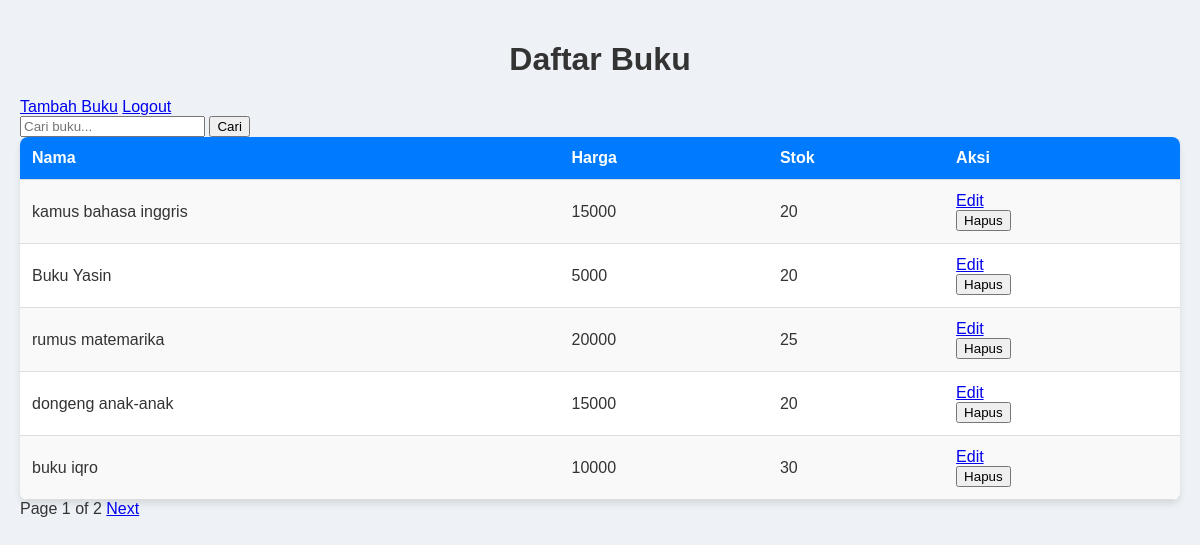
The page / on the database its author committed.
### app.py (models this page shows)
class Buku(db.Model):
    id = db.Column(db.Integer, primary_key=True)
    nama = db.Column(db.String(255), nullable=False)
    harga = db.Column(db.Float, nullable=False)
    stok = db.Column(db.Integer, nullable=False)

### app.py (the view)
@app.route('/')
def index():
    page = request.args.get('page', 1, type=int)
    search_query = request.args.get('search', '')
    query = Buku.query
    if search_query:
        query = query.filter(Buku.nama.ilike(f'%{search_query}%'))
    books = query.paginate(page=page, per_page=5, error_out=False)
    return render_template('index.html', books=books.items, pagination=books, search_query=search_query)

### templates/index.html (shortened to what this page needs)
<!DOCTYPE html>
<html lang="en">
  <head>
    <link
      rel="stylesheet"
      href="{{ url_for('static', filename='style.css') }}"
    />
  </head>
  <body>
    <h1>Daftar Buku</h1>
    <a href="{{ url_for('add_book') }}">Tambah Buku</a>
    <a href="{{ url_for('logout') }}">Logout</a>
    <form action="{{ url_for('index') }}" method="GET">
      <input type="text" name="search" placeholder="Cari buku..." value="{{ search_query }}">
      <button type="submit">Cari</button>
  </form>
    <table>
      <tr>
        <th>Nama</th>
        <th>Harga</th>
        <th>Stok</th>
        <th>Aksi</th>
      </tr>
      {% for book in books %}
      <tr>
        <td>{{ book.nama }}</td>
        <td>{{ book.harga }}</td>
        <td>{{ book.stok }}</td>
        <td>
          <a href="{{ url_for('edit_book', book_id=book.id) }}">Edit</a>
          <form action="{{ url_for('delete_book', book_id=book.id) }}" method="POST">
            <button type="submit" onclick="return confirm('Yakin ingin menghapus buku ini?');">Hapus</button>
        </form>
        </td>
      </tr>
      {% endfor %}
    </table>
    <div>
      <span>Page {{ pagination.page }} of {{ pagination.pages }}</span>
      {% if pagination.has_next %}
      <a href="{{ url_for('index', page=pagination.next_num) }}">Next</a>
      {% endif %}
    </div>
  </body>
</html>

### static/style.css (style rules this page uses)
body { font-family: 'Poppins', sans-serif; margin: 0; padding: 20px; background-color: #eef2f7; color: #333; }
h1 { text-align: center; color: #333; margin-bottom: 20px; }
table { width: 100%; border-collapse: collapse; background: white; box-shadow: 0px 4px 6px rgba(0, 0, 0, 0.1); border-radius: 8px; overflow: hidden; }
th, td { padding: 12px; text-align: left; border-bottom: 1px solid #ddd; }
th { background-color: #007BFF; color: white; }
tr:nth-child(even) { background-color: #f9f9f9; }

### rows shown on the page
Buku: nama "kamus bahasa inggris", harga "15000", stok "20"
Buku: nama "Buku Yasin", harga "5000", stok "20"
Buku: nama "rumus matemarika", harga "20000", stok "25"
Buku: nama "dongeng anak-anak", harga "15000", stok "20"
Buku: nama "buku iqro", harga "10000", stok "30"

### other values the page prints
{{ pagination.page }} "1"
{{ pagination.pages }} "2"
